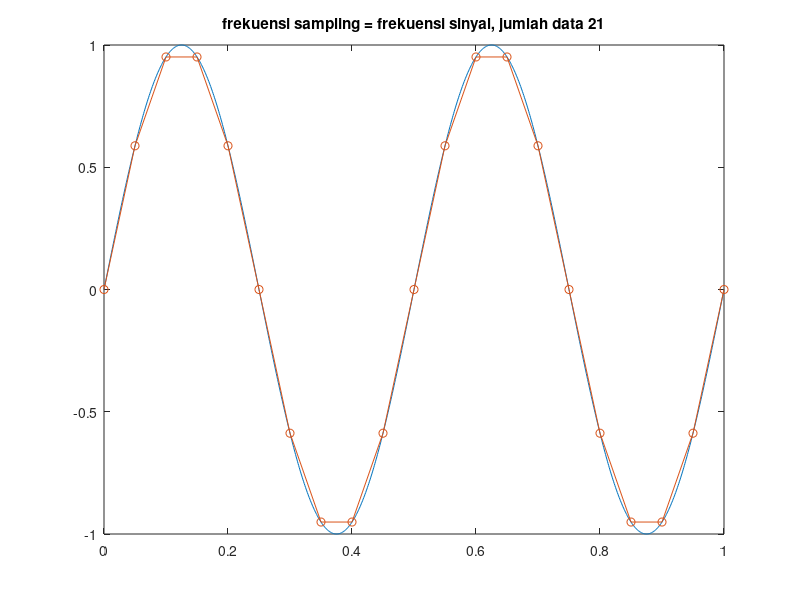

The MATLAB script that drew this image:
t=0:0.001:1;
f=2;
y=sin(2*pi*f*t);

t1=0:1/(10*f):1;
y1=sin(2*pi*f*t1);
plot(t,y,t1,y1,'-o');
title(sprintf('frekuensi sampling = frekuensi sinyal, jumlah data %d', length(y1)))
